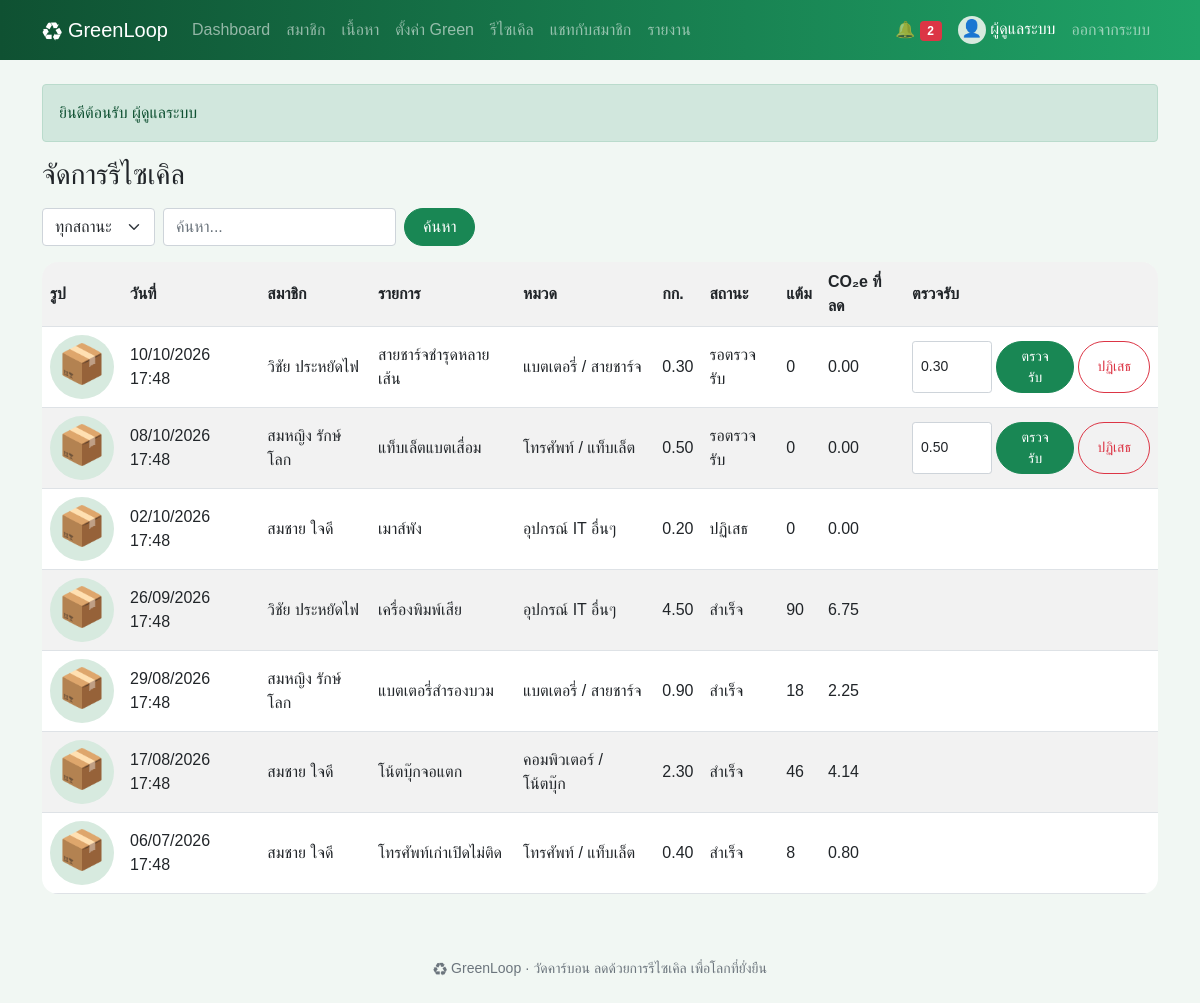
Screenshot of /admin/recycles.php (signed in) with the database file from the repository.
### tables this page shows
CREATE TABLE users (
    id INT AUTO_INCREMENT PRIMARY KEY,
    name VARCHAR(100) NOT NULL,
    email VARCHAR(100) NOT NULL UNIQUE,
    phone VARCHAR(10) NOT NULL,
    avatar VARCHAR(50) NOT NULL DEFAULT '' COMMENT 'ชื่อไฟล์รูปโปรไฟล์ใน uploads/',
    password VARCHAR(255) NOT NULL,
    question VARCHAR(100) NOT NULL COMMENT 'คำถามกันลืมรหัสผ่านที่สมาชิกเลือก',
    answer VARCHAR(255) NOT NULL COMMENT 'คำตอบกันลืมรหัสผ่าน (เข้ารหัส)',
    role ENUM('user','admin') NOT NULL DEFAULT 'user',
    status ENUM('active','suspended') NOT NULL DEFAULT 'active',
    points INT NOT NULL DEFAULT 0,
    created_at DATETIME NOT NULL DEFAULT CURRENT_TIMESTAMP
);

CREATE TABLE recycles (
    id INT AUTO_INCREMENT PRIMARY KEY,
    user_id INT NOT NULL,
    category_id INT NOT NULL,
    item_name VARCHAR(150) NOT NULL,
    weight_kg DECIMAL(6,2) NOT NULL,
    image VARCHAR(50) NOT NULL DEFAULT '' COMMENT 'ชื่อไฟล์รูปสินค้าใน uploads/',
    status ENUM('pending','done','rejected') NOT NULL DEFAULT 'pending',
    points INT NOT NULL DEFAULT 0,
    co2_kg DECIMAL(8,2) NOT NULL DEFAULT 0,
    created_at DATETIME NOT NULL DEFAULT CURRENT_TIMESTAMP,
    FOREIGN KEY (user_id) REFERENCES users (id) ON DELETE CASCADE,
    FOREIGN KEY (category_id) REFERENCES categories (id)
);

CREATE TABLE categories (
    id INT AUTO_INCREMENT PRIMARY KEY,
    name VARCHAR(100) NOT NULL,
    co2_per_kg DECIMAL(6,2) NOT NULL
);

### admin/recycles.php (the view, shortened to what this page needs)
<?php
require '../init.php';
need_admin();
$rows = all("SELECT r.*, c.name AS category, u.name AS member FROM recycles r JOIN categories c ON c.id = r.category_id JOIN users u ON u.id = r.user_id
    WHERE (r.item_name LIKE ? OR u.name LIKE ?) AND (? = '' OR r.status = ?) ORDER BY r.status = 'pending' DESC, r.id DESC", [like(), like(), g('status'), g('status')]);
$options = '<option value="">ทุกสถานะ</option>';
foreach (['pending', 'done', 'rejected'] as $s) $options .= "<option value='$s'" . (g('status') == $s ? ' selected' : '') . '>' . STATUS[$s] . '</option>';
head('จัดการรีไซเคิล');
search("<select class='form-select w-auto' name='status'>$options</select>");
?>
<div class="table-responsive">
<table class="table table-striped bg-white align-middle">
  <tr><th>รูป</th><th>วันที่</th><th>สมาชิก</th><th>รายการ</th><th>หมวด</th><th>กก.</th><th>สถานะ</th><th>แต้ม</th><th>CO₂e ที่ลด</th><th>ตรวจรับ</th></tr>
  <?php foreach ($rows as $r): ?>
    <tr>
      <td><?= pic($r['image'], 64, '📦', true) ?></td><td><?= dt($r['created_at']) ?></td><td><?= e($r['member']) ?></td><td><?= e($r['item_name']) ?></td><td><?= e($r['category']) ?></td>
      <td><?= $r['weight_kg'] ?></td><td><?= STATUS[$r['status']] ?></td><td><?= $r['points'] ?></td><td><?= $r['co2_kg'] ?></td>
      <td><?php if ($r['status'] == 'pending'): ?>
        <form method="post" class="d-flex gap-1">
          <input class="form-control form-control-sm" style="width:80px" type="number" step="0.01" min="0.01" name="weight_kg" value="<?= $r['weight_kg'] ?>">
          <button class="btn btn-sm btn-success">ตรวจรับ</button>
          <button class="btn btn-sm btn-outline-danger" name="reject" onclick="return confirm('ปฏิเสธคำขอนี้?')">ปฏิเสธ</button>
        </form>
      <?php endif; ?></td>
    </tr>
  <?php endforeach; ?>
</table>
</div>
<?php foot() ?>

### init.php (shortened to what this page needs)
<?php
$db = new PDO('mysql:host=localhost;dbname=greenloop;charset=utf8mb4', 'root', '');
$db->setAttribute(PDO::ATTR_ERRMODE, PDO::ERRMODE_EXCEPTION);
$db->setAttribute(PDO::ATTR_DEFAULT_FETCH_MODE, PDO::FETCH_ASSOC);
function q($sql, $p = [])
{
    global $db;
    $s = $db->prepare($sql);
    $s->execute($p);
    return $s;
}
function all($sql, $p = []) { return q($sql, $p)->fetchAll(); }
function one($sql, $p = []) { return q($sql, $p)->fetch(); }
function val($sql, $p = []) { return q($sql, $p)->fetchColumn(); }
function e($s) { return htmlspecialchars($s ?? '', ENT_QUOTES); }
function g($k, $d = '') { return trim($_GET[$k] ?? $d); }
function like() { return '%' . g('q') . '%'; }
function dt($s) { return $s ? date('d/m/Y H:i', strtotime($s)) : '-'; }
function inbox() { return me()['role'] == 'admin' ? null : me()['id']; }
function pic($file, $size = 40, $icon = '👤', $link = false)
{
    if (!$file) return "<span class='pic' style='width:{$size}px;height:{$size}px;font-size:" . $size * .6 . "px'>$icon</span>";
    $img = "<img class='pic' src='" . UP . "uploads/$file' width='$size' height='$size' alt=''>";
    return $link ? "<a href='" . UP . "uploads/$file' target='_blank'>$img</a>" : $img;
}
function me()
{
    static $u;
    if (!$u && isset($_SESSION['uid'])) $u = one("SELECT * FROM users WHERE id = ? AND status = 'active'", [$_SESSION['uid']]);
    return $u;
}
function need_login()
{
    if (!me()) go(UP . 'login.php', 'กรุณาเข้าสู่ระบบก่อน', 'warning');
    return me();
}
function need_admin()
{
    if (need_login()['role'] != 'admin') go(UP . 'index.php', 'หน้านี้สำหรับผู้ดูแลระบบเท่านั้น', 'danger');
    return me();
}
function search($extra = '')
{
    echo "<form class='d-flex flex-wrap gap-2 mb-3 d-print-none'>$extra<input class='form-control w-auto' name='q' value='" . e(g('q')) . "' placeholder='ค้นหา...'><button class='btn btn-success'>ค้นหา</button></form>";
}
function head($title, $show = true)
{
    $u = me();
    $menu = !$u ? [] : ($u['role'] == 'admin' ? MENU_ADMIN : MENU_USER);
    ?>
<!doctype html>
<html lang="th">
<head>
<link rel="stylesheet" href="<?= UP ?>assets/bootstrap.min.css">
<link rel="stylesheet" href="<?= UP ?>assets/style.css">
</head>
<body>
<nav class="navbar navbar-expand-lg navbar-dark d-print-none">
  <div class="container">
    <a class="navbar-brand" href="<?= UP ?>index.php">♻ GreenLoop</a>
    <div class="collapse navbar-collapse" id="menu">
      <div class="navbar-nav me-auto">
        <?php foreach ($menu as $file => $name): ?>
          <a class="nav-link" href="<?= UP . $file ?>"><?= $name ?></a>
        <?php endforeach; ?>
      </div>
      <div class="navbar-nav align-items-lg-center">
        <?php if (!$u): ?>
          <a class="nav-link" href="<?= UP ?>login.php">เข้าสู่ระบบ</a>
          <a class="nav-link" href="<?= UP ?>register.php">สมัครสมาชิก</a>
        <?php else: ?>
          <a class="nav-link" href="<?= UP ?>notifications.php">🔔 <span class="badge bg-danger"><?= val('SELECT COUNT(*) FROM notifications WHERE is_read = 0 AND user_id <=> ?', [inbox()]) ?></span></a>
          <span class="navbar-text text-white mx-2"><?= pic($u['avatar'], 28) ?> <?= e($u['name']) ?></span>
          <a class="nav-link" href="<?= UP ?>logout.php">ออกจากระบบ</a>
        <?php endif; ?>
      </div>
    </div>
  </div>
</nav>
<main class="container py-4">
<?php if (isset($_SESSION['flash'])): ?>
  <div class="alert alert-<?= $_SESSION['flash'][1] ?>"><?= e($_SESSION['flash'][0]) ?></div>
<?php unset($_SESSION['flash']); endif; ?>
<?php if ($show): ?><h3 class="mb-3"><?= $title ?></h3><?php endif; ?>
    <?php
}
function foot()
{
    echo '</main><footer class="text-center text-muted small py-4 d-print-none">♻ GreenLoop · วัดคาร์บอน ลดด้วยการรีไซเคิล เพื่อโลกที่ยั่งยืน</footer>'
        . '<script src="' . UP . 'assets/bootstrap.bundle.min.js"></script></body></html>';
}

### assets/style.css (style rules this page uses)
body { background: #f1f7f3; font-family: "Leelawadee UI", Tahoma, sans-serif; }
.navbar { background: linear-gradient(90deg, #0f5132, #1fa367); }
.btn { border-radius: 50px; padding-left: 18px; padding-right: 18px; }
.table { border-radius: 16px; overflow: hidden; }
.pic { display: inline-block; object-fit: cover; border-radius: 50%; background: #d7eadf; text-align: center; vertical-align: middle; }

### rows the page displays
users: role "Dashboard", role "สมาชิก", role "เนื้อหา", role "ตั้งค่า Green", role "รีไซเคิล", role "แชทกับสมาชิก", role "รายงาน", name "ผู้ดูแลระบบ"
recycles: created_at "10/10/2026 17:48", user.name "วิชัย ประหยัดไฟ", item_name "สายชาร์จชำรุดหลายเส้น", category.name "แบตเตอรี่ / สายชาร์จ", weight_kg "0.30", status "รอตรวจรับ", points "0", co2_kg "0.00"
recycles: created_at "08/10/2026 17:48", user.name "สมหญิง รักษ์โลก", item_name "แท็บเล็ตแบตเสื่อม", category.name "โทรศัพท์ / แท็บเล็ต", weight_kg "0.50", status "รอตรวจรับ", points "0", co2_kg "0.00"
recycles: created_at "02/10/2026 17:48", user.name "สมชาย ใจดี", item_name "เมาส์พัง", category.name "อุปกรณ์ IT อื่นๆ", weight_kg "0.20", status "ปฏิเสธ", points "0", co2_kg "0.00"
recycles: created_at "26/09/2026 17:48", user.name "วิชัย ประหยัดไฟ", item_name "เครื่องพิมพ์เสีย", category.name "อุปกรณ์ IT อื่นๆ", weight_kg "4.50", status "สำเร็จ", points "90", co2_kg "6.75"
recycles: created_at "29/08/2026 17:48", user.name "สมหญิง รักษ์โลก", item_name "แบตเตอรี่สำรองบวม", category.name "แบตเตอรี่ / สายชาร์จ", weight_kg "0.90", status "สำเร็จ", points "18", co2_kg "2.25"
recycles: created_at "17/08/2026 17:48", user.name "สมชาย ใจดี", item_name "โน้ตบุ๊กจอแตก", category.name "คอมพิวเตอร์ / โน้ตบุ๊ก", weight_kg "2.30", status "สำเร็จ", points "46", co2_kg "4.14"
recycles: created_at "06/07/2026 17:48", user.name "สมชาย ใจดี", item_name "โทรศัพท์เก่าเปิดไม่ติด", category.name "โทรศัพท์ / แท็บเล็ต", weight_kg "0.40", status "สำเร็จ", points "8", co2_kg "0.80"

### other values shown
$icon "👤"
$_SESSION['flash'][0] "ยินดีต้อนรับ ผู้ดูแลระบบ"
$title "จัดการรีไซเคิล"
